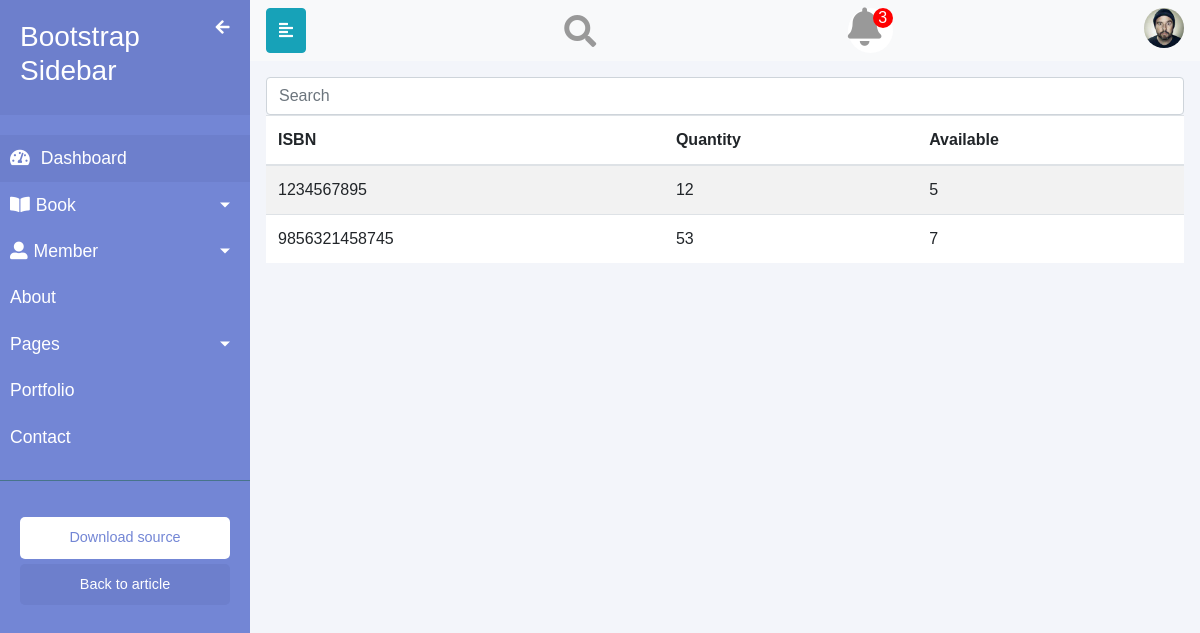
/books/ (signed in), run on an earlier commit of the app's database.
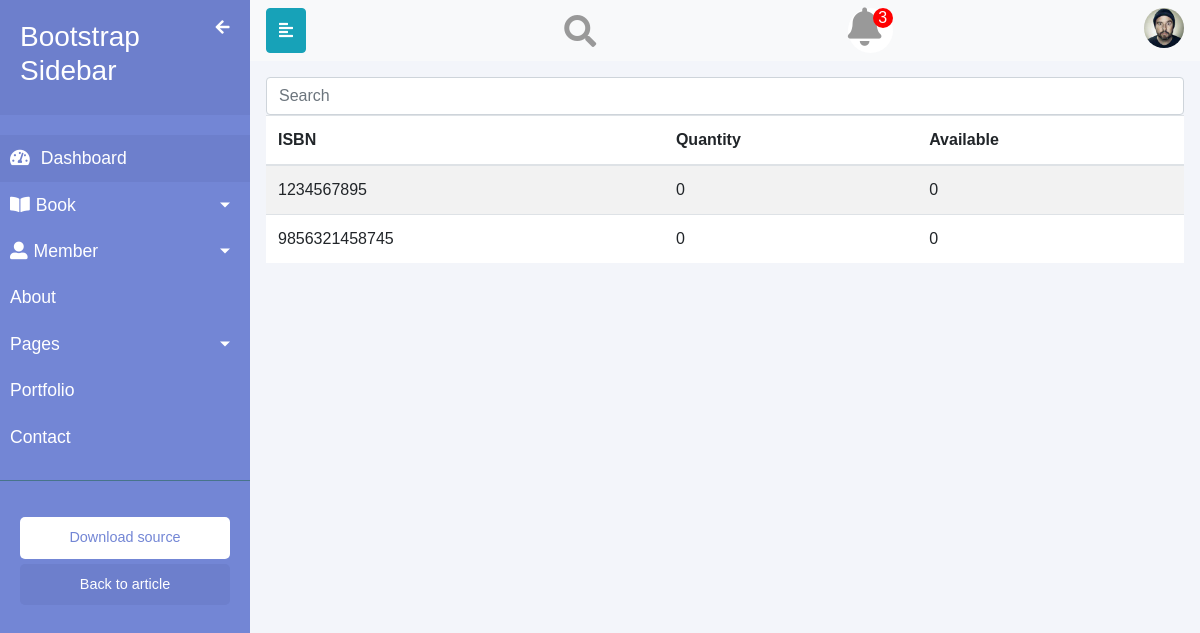
And on a later commit of the database.
### LMS/models.py (models this page shows, shortened)
class ISBN(models.Model):
    isbn = models.PositiveIntegerField(primary_key=True)
    author = models.CharField(max_length=30)
    title = models.CharField(max_length=100)
    category = models.CharField(max_length=30)
    publisher = models.CharField(max_length=30)
    price = models.PositiveIntegerField()
    quantity = models.PositiveIntegerField(default=0)
    count_issued = models.PositiveIntegerField(default=0)

### LMS/views.py (the view)
# urls.py: path('books/',views.books,name='books'),
def books(request,filter='all'):
    user = auth.get_user(request)
    if not user.is_staff:
        return redirect_to_login(next=request.path)
    return render(request, 'book.html',context={'isbns':ISBN.objects.all()})

### LMS/templates/book.html (shortened to what this page needs)
{% extends 'base.html' %}
{% block content %}
    <input onkeyup="searchTable()" data-target="#allBook" type="text" class="form-control searchTable" style="width:100%"
                    placeholder="Search">
                <table id="table" class="table table-striped bg-white">
                    <thead>
                        <tr>
                            <th>ISBN
                            </th>
                            <th>Quantity
                            </th>
                            <th>
                                Available
                            </th>
                        </tr>
                    </thead>
                    <tbody id="allBook">
                    {% for isbn in isbns %}
                        <tr>
                            <td>{{ isbn.isbn }}</td>
                            <td>{{ isbn.quantity }}</td>
                            <td>{{ isbn.count_issued }}</td>
                        </tr>
                    {% endfor %}
                    </tbody>
                </table>
{% endblock %}

### LMS/templates/base.html (shortened to what this page needs)
{% load static %}
<!DOCTYPE html>
<html>
<head>
    <link rel="stylesheet" href="https://maxcdn.bootstrapcdn.com/bootstrap/4.3.1/css/bootstrap.min.css">
    <link rel="stylesheet" href="{% static 'css/style.css' %}">
    <link rel="stylesheet"
        href="https://cdnjs.cloudflare.com/ajax/libs/malihu-custom-scrollbar-plugin/3.1.5/jquery.mCustomScrollbar.min.css">
    <link rel="stylesheet" href="https://use.fontawesome.com/releases/v5.6.3/css/all.css">
</head>
<body>
    <div class="wrapper">
        <nav id="sidebar">
            <div id="dismiss">
                <i class="fas fa-arrow-left"></i>
            </div>
            <div class="sidebar-header">
                <h3>Bootstrap Sidebar</h3>
            </div>
            <ul class=" components">
                <li class="nav-item active">
                    <a href="index.html">
                        <i class="fas fa-tachometer-alt"></i>
                        Dashboard
                    </a>
                </li>
                <li>
                    <a href="#bookSubmenu" data-toggle="collapse" aria-expanded="false" class="dropdown-toggle"><i
                            class="	fas fa-book-open"></i>Book</a>
                </li>
                <li>
                    <a href="#memberSubmenu" data-toggle="collapse" aria-expanded="false" class="dropdown-toggle"><i
                            class="	fas fa-user-alt"></i>Member</a>
                </li>
                <li>
                    <a href="#">About</a>
                </li>
                <li>
                    <a href="#pageSubmenu" data-toggle="collapse" aria-expanded="false"
                        class="dropdown-toggle">Pages</a>
                </li>
                <li>
                    <a href="#">Portfolio</a>
                </li>
                <li>
                    <a href="#">Contact</a>
                </li>
            </ul>
            <ul class="list-unstyled CTAs">
                <li>
                    <a href="#" class="download">Download source</a>
                </li>
                <li>
                    <a href="#" class="article">Back to article</a>
                </li>
            </ul>
        </nav>
        <div id="contentainer" class="bg-Secondary ">
            <nav id="top-nav" class="navbar navbar-expand-lg navbar-light bg-light">
                <div style="display:inline-flex;width: -webkit-fill-available;justify-content: space-between;">
                    <button type="button" id="sidebarCollapse" class="btn btn-info mr-2">
                        <i class="fas fa-align-left"></i>
                    </button>
                    <form class="form-inline" id="search" action="#">
                        <div class="input-group mb-0">
                            <div class="input-group-append">
                                <span data-toggle="collapse" data-target="#search-top" class="fa fa-search fa-2x"
                                    style="color:#999999" aria-expanded="true"></span>
                            </div>
                        </div>
                    </form><span class="dropdown dropleft">
                        <div class="notification" data-toggle="dropdown" aria-expanded="false">
                            <i src="user.jpg" alt="User" class="fa fa-bell icon"></i>
                            <span class="num" style="">3</span>
                        </div>
                    </span>
                    <span class="dropdown dropleft">
                        <div class="" data-toggle="dropdown">
                            <img src="{% static 'img/user.jpg' %}" alt="User" class="rounded-circle" width="40px">
                        </div>
                    </span>
                </div>
            </nav>
            <div id="content" class="p-3 ">
                {% block content %}
                {% endblock %}
             </div>
        </div>
    </div>
</body>
</html>

### LMS/static/css/style.css (style rules this page uses)
body { font-family: 'Poppins', sans-serif; background: #f3f5fa; }
a, a:hover, a:focus { color: inherit; text-decoration: none; transition: all 0.3s; }
.wrapper { width: 100% !important; height: 100% !important; }
#sidebar { width: 250px; position: fixed; left: 0; height: 100vh; z-index: 999; background: #7386D5; color: #fff; transition: all 0.4s; }
#sidebar ul li i,#sidebar ul li span { padding-right: 6px; }
#sidebar .sidebar-header { padding: 20px; background: #6d7fcc; }
#sidebar ul.components { padding: 20px 0; border-bottom: 1px solid #47748b; }
#sidebar ul li a { padding: 10px; font-size: 1.1em; display: block; }
#sidebar ul li.active>a, a[aria-expanded="true"] { color: #fff; background: #6d7fcc; }
#dismiss { width: 35px; height: 35px; line-height: 35px; text-align: center; position: absolute; top: 10px; right: 10px; cursor: pointer; -webkit-transition: all 0.3s; -o-transition: all 0.3s; transition: all 0.3s; }
a[data-toggle="collapse"] { position: relative; }
.dropdown-toggle::after { display: block; position: absolute; top: 50%; right: 20px; transform: translateY(-50%); }
ul.CTAs { padding: 20px; }
ul.CTAs a { text-align: center; font-size: 0.9em !important; display: block; border-radius: 5px; margin-bottom: 5px; }
a.download { background: #fff; color: #7386D5; }
a.article, a.article:hover { background: #6d7fcc !important; color: #fff !important; }
#top-nav { width: -webkit-fill-available; display: inline-flex; }
#contentainer { transition: all 0.3s; position: fixed; margin-left: 250px; width: -webkit-fill-available; }
#contentainer #content { height: -webkit-fill-available; overflow: auto; }
.notification { width: 45px; height: 45px; border-radius: 50%; background-color: white; color: #999; }
.notification .icon { float: none !important; font-size: 2.4rem; }
.notification .num { text-align: center; color: white; position: absolute; background-color: red; border-radius: 50%; line-height: 20px; width: 20px; right: 0px; top: 0px; }

What changed in the data, as far as the page shows it:
changed ISBN id 1234567895: quantity "12" → "0"; count_issued "5" → "0"
changed ISBN id 9856321458745: quantity "53" → "0"; count_issued "7" → "0"
